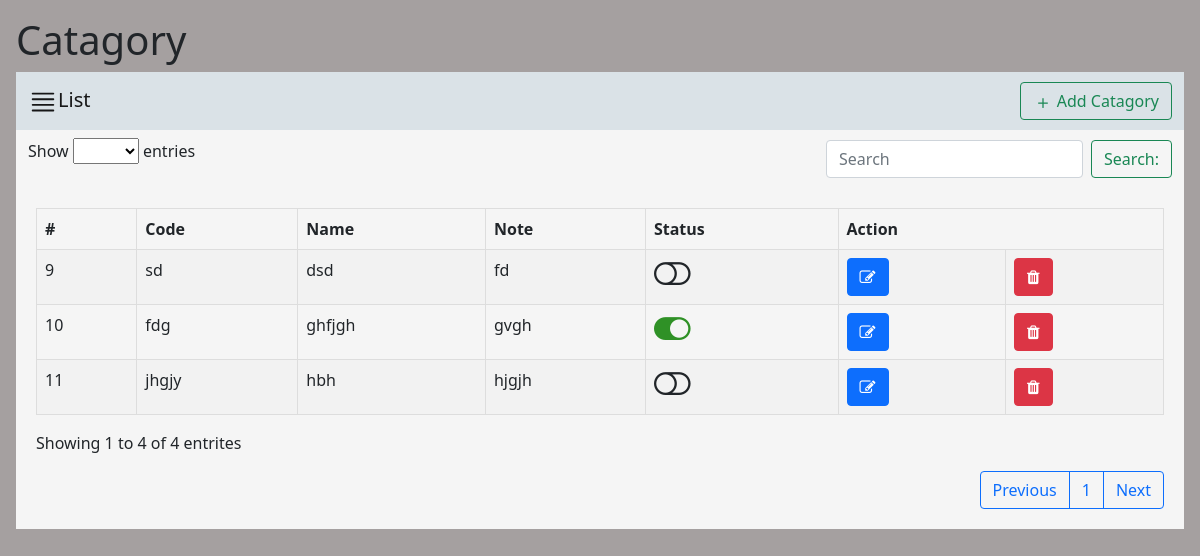
The app's page /list_catagory.php with its own data.
### tables this page shows
CREATE TABLE `catagory` (
  `id` int(11) NOT NULL,
  `code` varchar(255) NOT NULL,
  `name` varchar(255) NOT NULL,
  `description` varchar(255) NOT NULL,
  `status` enum('Active','Inactive') NOT NULL DEFAULT 'Active',
  `created_at` timestamp NOT NULL DEFAULT current_timestamp(),
  `updated_at` timestamp NOT NULL DEFAULT current_timestamp() ON UPDATE current_timestamp()
);

### list_catagory.php (the view, shortened to what this page needs)
<!DOCTYPE html>
<html lang="en">
<head>
    <link href="https://cdn.jsdelivr.net/npm/bootstrap@5.1.3/dist/css/bootstrap.min.css" rel="stylesheet"
>
    <link rel="stylesheet" href="https://cdnjs.cloudflare.com/ajax/libs/font-awesome/4.7.0/css/font-awesome.min.css"
 />
</head>
<body>
    <div class="m-3">
        <h1>Catagory</h1>
        <nav class="navbar navbar-light " style="background-color: #dae2e7;">
            <div class="container-fluid">
                <a class=" navbar-brand ">List</a>
                <form class="d-flex">
                    <button onclick=" location.href='Catagory.html'" class="btn btn-outline-success" type="button"><svg xmlns="http://www.w3.org/2000/svg"
                            width="20" height="20" fill="currentColor" class="bi bi-plus" viewBox="0 0 16 16">
                            <path
                                d="M8 4a.5.5 0 0 1 .5.5v3h3a.5.5 0 0 1 0 1h-3v3a.5.5 0 0 1-1 0v-3h-3a.5.5 0 0 1 0-1h3v-3A.5.5 0 0 1 8 4z" />
                        </svg> Add Catagory</button>
                </form>
            </div>
        </nav>
        <nav class="navbar navbar-light" style="background-color: whitesmoke;">
            <div class="container-fluid">
                <label for="Status">Show
                    <select class="mb-3" aria-label=".form-select-lg example">
                        <option selected></option>
                        <option value="1">One</option>
                    </select>
                    entries
                </label>
                <form class="d-flex">
                    <input class="form-control me-2" type="search" placeholder="Search" aria-label="Search">
                    <button class="btn btn-outline-success" type="submit">Search:</button>
                </form>
            </div>
        </nav>
        <div class="row">
            <div class="col">
                <div class="div1 mb-3">
                    <form>
                        <div>
                            <table class="table">
                                <tr>
                                    <th scope="col">#</th>
                                    <th scope="col">Code</th>
                                    <th scope="col">Name</th>
                                    <th scope="col">Note</th>
                                    <th scope="col">Status</th>
                                    <th colspan="2" scope="col">Action</th>
                                </tr>
                                <?php
                                $servername = "localhost";
                                $username = "root";
                                $password = "";
                                $dbname= "inventory_management";
                                $conn = new mysqli($servername, $username, $password, $dbname);
                                $sql = "SELECT * FROM catagory";
                                $result = mysqli_query($conn, $sql);
                                if (mysqli_num_rows($result) > 0) {
                                   while($row = mysqli_fetch_assoc($result)) {
                                    ?>
                                <tr>
                                    <td>
                                        <?php  echo  $row["id"] ?>
                                    </td>
                                    <td>
                                        <?php  echo  $row["code"] ?>
                                    </td>
                                    <td>
                                        <?php  echo  $row["name"] ?>
                                    </td>
                                    <td>
                                        <?php  echo  $row["description"] ?>
                                    </td>
                                    <td>
                                        <?php
                                        if($row['status']=="Active") { ?>
                                            <i style="color: rgb(47, 145, 38);" class="fa fa-toggle-on fa-2x " aria-hidden="true"></i>
                                        <?php } else {?>
                                            <i class="fa fa-toggle-off fa-2x " aria-hidden="true"></i>
                                        <?php }?>
                                    </td>
                                    <td><button onclick=" location.href='update_catagory.html?id=<?= $row["id"] ?> '" type="button" class="btn btn-primary" data-bs-toggle="tooltip" title="Update"><i class="fa fa-edit" aria-hidden="true"></i></button> </td>
                                     <td><a onclick="deleteRow(<?= $row['id'] ?>)" type="button" class="btn btn-danger" data-bs-toggle="tooltip" title="Delete"><i class="fa fa-trash" aria-hidden="true"></i></a> </td>
                                </tr>
                                <?php
                                  }
                                } else {
                                  echo "0 results";
                                }
                                ?>
                            </table>
                            <label for="Status">Showing 1 to 4 of 4 entrites </label>
                            <div class="mt-3 text-end">
                                <div class="btn-group" role="group" aria-label="Basic outlined example">
                                    <button type="button" class="btn btn-outline-primary">Previous</button>
                                    <button type="button" class="btn btn-outline-primary">1</button>
                                    <button type="button" class="btn btn-outline-primary">Next</button>
                                </div>
                            </div>
                        </div>
                    </form>
                </div>
            </div>
        </div>
    </div>
</body>
</html>

### list_catagory.php (style rules this page uses)
td, th { border: 1px solid #ddd; padding: 8px; }
tr:nth-child(even) { background-color: #f2f2f2; }
body { background-color: rgb(165, 160, 160); ; }
.div1 { background-color: whitesmoke; margin-right: 0px; padding: 20px; }

### records on screen
catagory: id "9", code "sd", name "dsd", description "fd"
catagory: id "10", code "fdg", name "ghfjgh", description "gvgh", status "Active" (drawn)
catagory: id "11", code "jhgjy", name "hbh", description "hjgjh"
